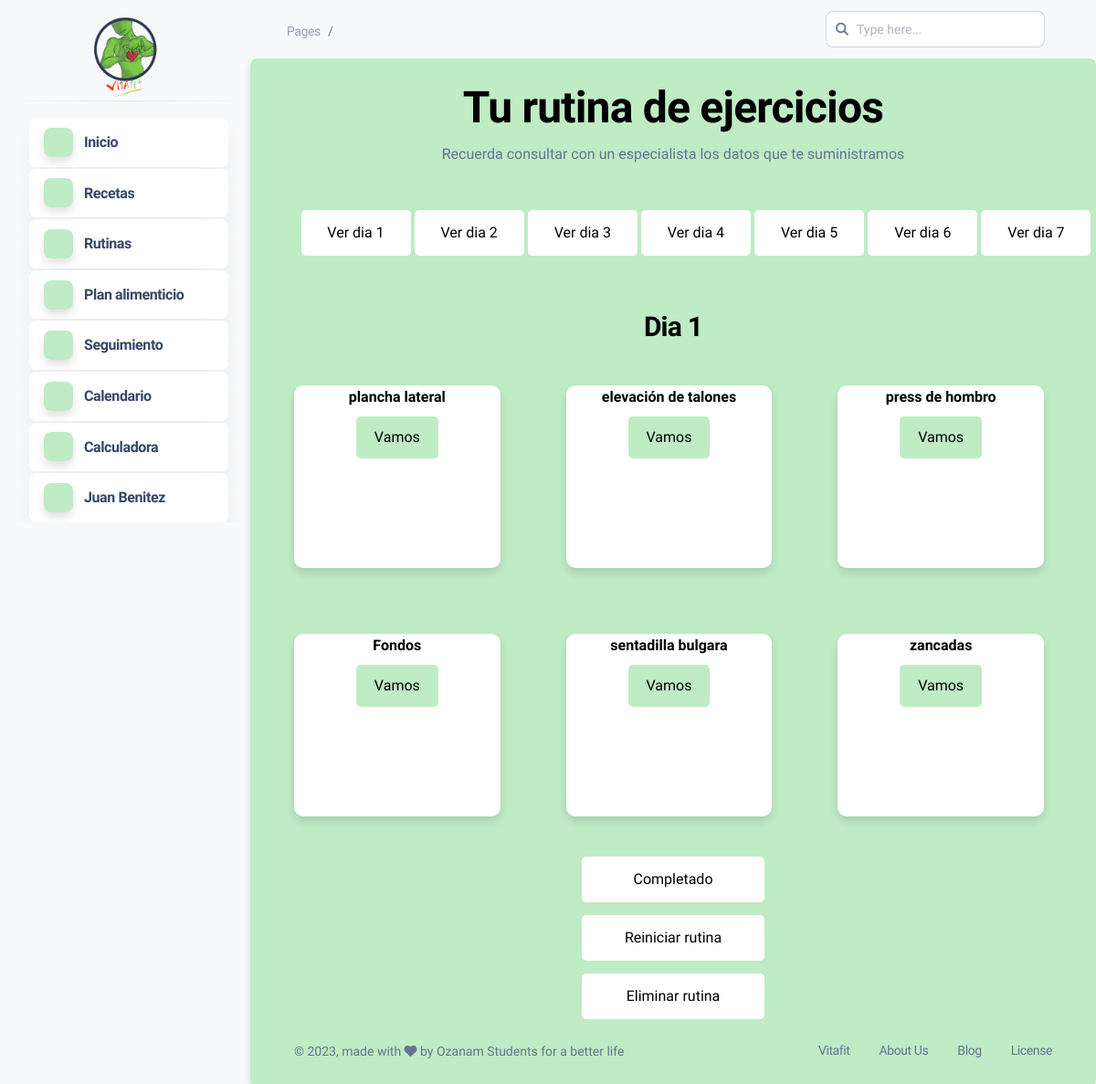
/dashboard.php?mod=rutina_pro (signed in), run on the app's committed database.
### tables this page shows
CREATE TABLE `ejercicio` (
  `id_ejercicio` int(3) NOT NULL,
  `nombre` varchar(50) NOT NULL,
  `descripcion` varchar(1000) NOT NULL,
  `video` blob NOT NULL
);

### modulos/rutinas/rutina_pro.php (the view, shortened to what this page needs)
<center>
<h1>Tu rutina de ejercicios</h1>
<p>Recuerda consultar con un especialista los datos que te suministramos </p>
<div class="row">
  <form action="dashboard.php?mod=rutina_pro" method="POST" class="col-md-1 form_dias">
    <button type="submit" class="btn_dias" name="btn_dias">Ver dia 1</button>
  </form>
  <form action="dashboard.php?mod=rutina_pro" method="POST" class="col-md-1 form_dias">
    <button type="submit" class="btn_dias" name="btn_dias">Ver dia 2</button>
  </form>
  <form action="dashboard.php?mod=rutina_pro" method="POST" class="col-md-1 form_dias">
    <button type="submit" class="btn_dias" name="btn_dias">Ver dia 3</button>
  </form>
  <form action="dashboard.php?mod=rutina_pro" method="POST" class="col-md-1 form_dias">
    <button type="submit" class="btn_dias" name="btn_dias">Ver dia 4</button>
  </form>
  <form action="dashboard.php?mod=rutina_pro" method="POST" class="col-md-1 form_dias">
    <button type="submit" class="btn_dias" name="btn_dias">Ver dia 5</button>
  </form>
  <form action="dashboard.php?mod=rutina_pro" method="POST" class="col-md-1 form_dias">
    <button type="submit" class="btn_dias" name="btn_dias">Ver dia 6</button>
  </form>
  <form action="dashboard.php?mod=rutina_pro" method="POST" class="col-md-1 form_dias">
    <button type="submit" class="btn_dias" name="btn_dias">Ver dia 7</button>
  </form>
</div>
<br>
<?php
      if(isset($_POST["btn_dias"])){
        $dia=$_POST['dia'];
        $documento=$_SESSION['documento'];
        $consulta = mysqli_query($conexion,"SELECT * FROM rutina WHERE numero_identificacion LIKE '%$documento%';") or die ($conexion."Error en la consulta");
        if($fila=mysqli_fetch_array($consulta)){
          $numero_rutina=$fila['id_rutina'];
          $consulta_lista = mysqli_query($conexion,"SELECT * FROM lista_rutina WHERE id_rutina = '$numero_rutina' AND dia_cumplimiento = '$dia';") or die ($conexion."Error en la consulta");
          $cantidad = mysqli_num_rows($consulta_lista);
          if($cantidad > 0){
            ?>
            <h3><?php echo "Dia ",$dia;?></h3>
            <div class="row">
            <?php
            while($fila=mysqli_fetch_array($consulta_lista)){
                $ejercicio=$fila['id_ejercicio'];
                $cumplida=$fila['completada'];
                $consulta=mysqli_query($conexion,"SELECT * FROM ejercicio WHERE id_ejercicio = '$ejercicio';") or die ($conexion."Error en la consulta");
                while($fila=mysqli_fetch_array($consulta)){
                    ?>
                    <br>
                    <br><br>
                    <div class="receta col-md-3 col-lg-3 col-sm-3 col-xs-3 shadow-md">
                    <div class="nombre_receta">
                      <h6><?php echo $fila['nombre'];?></h6>
                    </div>
                    <?php
                      if($cumplida==2){
                        ?>
                      <div>
                      <p>Realizada</p>
                      </div>
                        <?php
                      }else{
                        ?>
                        <form method="post"action="dashboard.php?mod=info_ejercicio">
                        <input type="text" class="form-control" name="id_ejercicio" value="<?php echo $fila['id_ejercicio'];?>" hidden>
                        <button type="submit" class="btn_consulta" name="btn_ejercicio">Vamos</button>
                        </form>
                        <?php
                      }
                      ?>
                  </div>
                  <?php
                }
              }
              ?>
              </div>
              <form action="dashboard.php?mod=rutina_pro" method="POST">
                <input type="text" name="dia" value="<?php echo $dia; ?>" hidden>
                <input type="text" name="id_rutina" value="<?php echo $numero_rutina; ?>" hidden>
                <button type="submit" name="btn_completado" class="btn_cambios">Completado</button>
              </form>
              <form action="dashboard.php?mod=rutina_pro" method="POST">
                <input type="text" name="id_rutina" value="<?php echo $numero_rutina; ?>" hidden>
                <button type="submit" name="btn_reiniciar" class="btn_cambios">Reiniciar rutina</button>
              </form>
              <form action="dashboard.php?mod=rutina_pro" method="POST">
                <input type="text" name="id_rutina" value="<?php echo $numero_rutina; ?>" hidden>
                <button type="submit" name="btn_eliminar" class="btn_eliminar">Eliminar rutina</button>
              </form>
              <?php
            }
          }
        }else{
          $documento=$_SESSION['documento'];
        $consulta = mysqli_query($conexion,"SELECT * FROM rutina WHERE numero_identificacion LIKE '%$documento%';") or die ($conexion."Error en la consulta");
        if($fila=mysqli_fetch_array($consulta)){
          $numero_rutina=$fila['id_rutina'];
          $consulta_lista = mysqli_query($conexion,"SELECT * FROM lista_rutina WHERE id_rutina = '$numero_rutina' AND dia_cumplimiento = '1';") or die ($conexion."Error en la consulta");
          $cantidad = mysqli_num_rows($consulta_lista);
          if($cantidad > 0){
            ?>
            <h3><?php echo "Dia 1";?></h3>
            <div class="row">
            <?php
            while($fila=mysqli_fetch_array($consulta_lista)){
                $ejercicio=$fila['id_ejercicio'];
                $cumplida=$fila['completada'];
                $consulta=mysqli_query($conexion,"SELECT * FROM ejercicio WHERE id_ejercicio = '$ejercicio';") or die ($conexion."Error en la consulta");
                while($fila=mysqli_fetch_array($consulta)){
                  ?>
                  <br>
                  <br><br>
                  <div class="receta col-md-3 col-lg-3 col-sm-3 col-xs-3 shadow-md">
                  <div class="nombre_receta">
                    <h6><?php echo $fila['nombre'];?></h6>
                  </div>
                  <?php
                    if($cumplida==2){
                      ?>
                    <div>
                    <p>Realizada</p>
                    </div>
                      <?php
                    }else{
                      ?>
                      <form method="post"action="dashboard.php?mod=info_ejercicio">
                      <button type="submit" class="btn_consulta" name="btn_ejercicio">Vamos</button>
                      </form>
                      <?php
                    }
                    ?>
                  </div>
                  <?php
                }
              }
              ?>
              </div>
              <form action="dashboard.php?mod=rutina_pro" method="POST">
                <button type="submit" name="btn_completado" class="btn_cambios">Completado</button>
              </form>
              <form action="dashboard.php?mod=rutina_pro" method="POST">
                <button type="submit" name="btn_reiniciar" class="btn_cambios">Reiniciar rutina</button>
              </form>
              <form action="dashboard.php?mod=rutina_pro" method="POST">
                <button type="submit" name="btn_eliminar" class="btn_eliminar">Eliminar rutina</button>
              </form>
              <?php
            }
          }
        }
?>
</center>

### modulos/rutinas/rutina_pro.php (style rules this page uses)
.receta { background-color:#fff; height: 200px; margin: 4%; border-radius: 10px; }
.btn_consulta { background-color:#BFEBC5; padding:10px 20px; color: black; border: none; border-radius: 5px; font-size: 16px; cursor: pointer; transition: transform 0.3s ease; }
.btn_dias { background-color:#fff; width: 120px; height: 50px; color: black; border: none; border-radius: 5px; font-size: 16px; cursor: pointer; margin:7px; transition: transform 0.3s ease; }
.btn_cambios { background-color:#fff; width: 200px; height: 50px; color: black; border: none; border-radius: 5px; font-size: 16px; cursor: pointer; margin:7px; transition: transform 0.3s ease; }
.btn_eliminar { background-color:white; width: 200px; height: 50px; color: black; border: none; border-radius: 5px; font-size: 16px; cursor: pointer; margin:7px; transition: transform 0.3s ease; }
.form_dias { margin: 24.5px; }

### data on the page
ejercicio: nombre "plancha lateral"
ejercicio: nombre "elevación de talones"
ejercicio: nombre "press de hombro"
ejercicio: nombre "Fondos"
ejercicio: nombre "sentadilla bulgara"
ejercicio: nombre "zancadas"

### other printed values
$_SESSION['primer_nombre'] "Juan"
$_SESSION['primer_apellido'] "Benitez"
